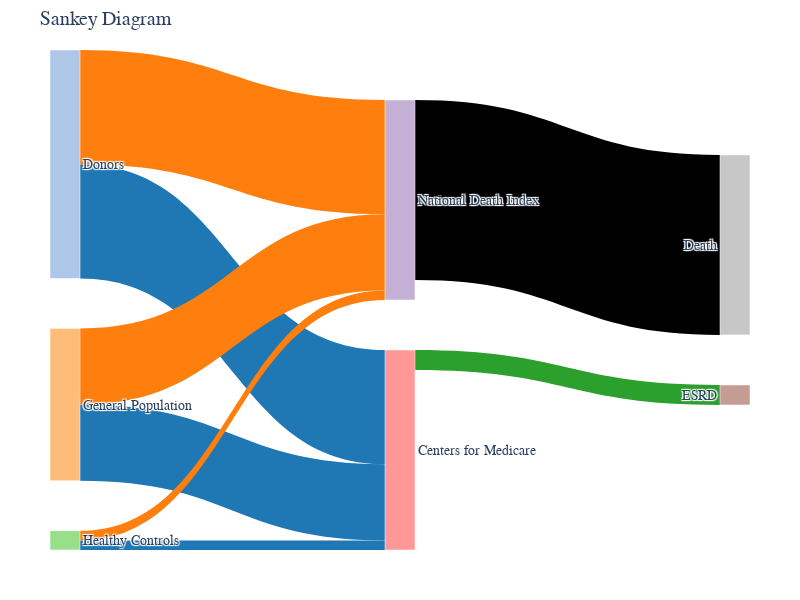

Source (notebook cell):
### Markdown cell above
Poisson regression (perioperative outcomes)

     1. complications/rehospitalization
     2. perioperative mortality

Survival anlaysis (long-term ESRD, mortality)

     1. kaplan-meier
     2. Cox regression

Risk attributable to donation (donors vs. nondonors)

     1. difference in absolute risk
     2. assessed over 30 years post-donation

### Code cell
# Color schemes by chatGPT
import pandas as pd
import plotly.express as px
import plotly.graph_objects as go 
import urllib, json
import numpy as np
import sqlite3 as sq3

label = ['Donors',
         "General Population", 
         "Healthy Controls", 
         "Centers for Medicare",
         "National Death Index", 
         "ESRD", 
         "Death"]

source = [0,1,2,   0,1,2,
          3, 4]  

target = [3,3,3,   4,4,4, 
          5, 6]  

value = [57.1,38.1,4.8,  57.1,38.1,4.8, 
         10,90]   

# Define colors for links and nodes
link_color = ['#1f77b4', '#1f77b4', '#1f77b4', 
              '#ff7f0e', '#ff7f0e', '#ff7f0e', 
              '#2ca02c']
node_color = ['#aec7e8', '#ffbb78', '#98df8a', 
              '#ff9896', '#c5b0d5', '#c49c94', 
              '#c7c7c7']

link = dict(source=source, target=target, value=value, 
            color=link_color)
node = dict(label=label, pad=50, thickness=30, 
            color=node_color, 
            line=dict(color='white', width=0.5))

# Define figure layout
layout = dict(title=dict(text="Sankey Diagram"), 
              font=dict(size=14, family="Arial"), 
              height=600, width=800, 
              margin=dict(l=50, r=50, t=50, b=50))

data = go.Sankey(link=link, node=node)

fig = go.Figure(data=data, layout=layout)
fig.show()

### Figure 1 — Plotly figure (JSON) as saved in the notebook; plotly's stock layout.template omitted (floating-point values rounded to 4 significant figures)
{"data": [{"link": {"color": ["#1f77b4", "#1f77b4", "#1f77b4", "#ff7f0e", "#ff7f0e", "#ff7f0e", "#2ca02c"], "source": [0, 1, 2, 0, 1, 2, 3, 4], "target": [3, 3, 3, 4, 4, 4, 5, 6], "value": [57.1, 38.1, 4.8, 57.1, 38.1, 4.8, 10, 90]}, "node": {"color": ["#aec7e8", "#ffbb78", "#98df8a", "#ff9896", "#c5b0d5", "#c49c94", "#c7c7c7"], "label": ["Donors", "General Population", "Healthy Controls", "Centers for Medicare", "National Death Index", "ESRD", "Death"], "line": {"color": "white", "width": 0.5}, "pad": 50, "thickness": 30}, "type": "sankey"}], "layout": {"font": {"family": "Arial", "size": 14}, "height": 600, "margin": {"b": 50, "l": 50, "r": 50, "t": 50}, "title": {"text": "Sankey Diagram"}, "width": 800}}
